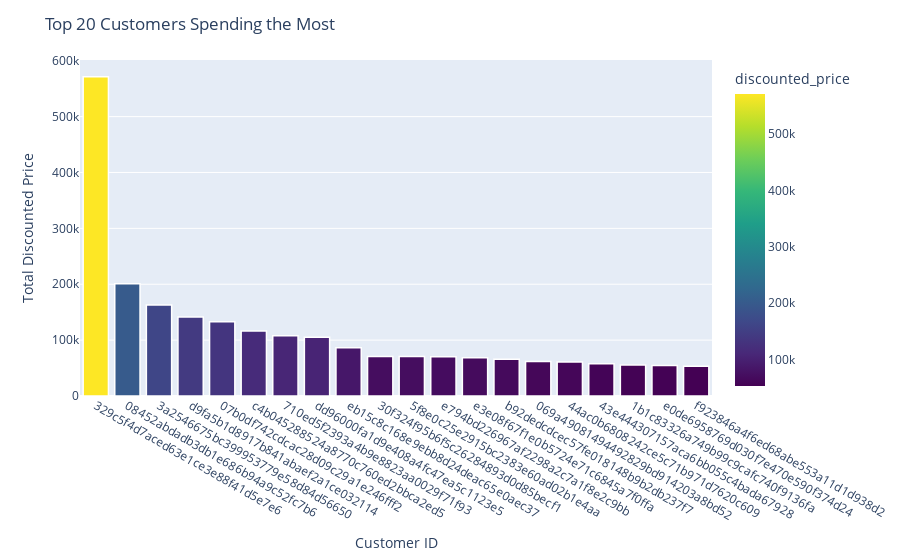

Notebook code for this chart:
### Code cell
fig = px.bar(
    df_customer[:20],
    x='uniq_id',
    y='discounted_price',
    color='discounted_price',
    color_continuous_scale='Viridis',  # You can choose a different color scale
)

# Update layout for better appearance
fig.update_layout(
    title='Top 20 Customers Spending the Most',
    xaxis_title='Customer ID',
    yaxis_title='Total Discounted Price',
    legend_title='Discounted Price',
    # template='plotly_dark',  # Use dark template
)

# Customize the bar appearance
fig.update_traces(
    marker_line_color='white',  # Add white borders for better separation
    marker_line_width=1.5,       # Adjust border width
    hovertemplate='%{y:.2f}',   # Display y-axis values with two decimal places in hover
)

# Show the plot
fig.show()

### Figure 1 — Plotly figure (JSON) as saved in the notebook; plotly's stock layout.template omitted (floating-point values rounded to 4 significant figures)
{"data": [{"alignmentgroup": "True", "hovertemplate": "%{y:.2f}", "legendgroup": "", "marker": {"color": [571230, 201000, 162825, 141375, 132990, 116292, 107750, 105300, 86500, 70785, 70785, 70200, 68400, 65900, 61800, 60840, 57500, 55575, 54795, 53300], "coloraxis": "coloraxis", "line": {"color": "white", "width": 1.5}, "pattern": {"shape": ""}}, "name": "", "offsetgroup": "", "orientation": "v", "showlegend": false, "textposition": "auto", "type": "bar", "x": ["329c5f4d7aced63e1ce3e88f41d5e7e6", "08452abdadb3db1e686b94a9c52fc7b6", "3a2546675bc399953779e58d84d56650", "d9fa5b1d8917b841abaef2a1ce032114", "07b0df742cdcac28d09c29a1e246fff2", "c4b045288524a8770c760ed2bbca2ed5", "710ed5f2393a4b9e8823aa0029f71f93", "dd96000fa1d9e408a4fc47ea5c1123e5", "eb15c8c168e9ebb8d24deac65e0aec37", "30f324f95b6f5c26284893d0d85becf1", "5f8e0c25e2915bc2383e60ad02b1e4aa", "e794bd226967af2298a2c7a1f8e2c9bb", "e3e08f67f1e0b5724e71c6845a7f0ffa", "b92dedcdcec57fe018148b9b2db237f7", "069a49081494492829bd914203a8bd52", "44ac0b6808242ce5c71b971d7620c609", "43e444307157aca6bb055c4bada67928", "1b1c83326a749b99c9cafc740f9136fa", "e0de6958769d030f7e470e590f374d24", "f923846a4f6ed68abe553a11d1d938d2"], "xaxis": "x", "y": [571230, 201000, 162825, 141375, 132990, 116292, 107750, 105300, 86500, 70785, 70785, 70200, 68400, 65900, 61800, 60840, 57500, 55575, 54795, 53300], "yaxis": "y"}], "layout": {"autosize": true, "barmode": "relative", "coloraxis": {"colorbar": {"title": {"text": "discounted_price"}}, "colorscale": [[0, "#440154"], [0.1111, "#482878"], [0.2222, "#3e4989"], [0.3333, "#31688e"], [0.4444, "#26828e"], [0.5556, "#1f9e89"], [0.6667, "#35b779"], [0.7778, "#6ece58"], [0.8889, "#b5de2b"], [1, "#fde725"]]}, "legend": {"title": {"text": "Discounted Price"}, "tracegroupgap": 0}, "margin": {"t": 60}, "title": {"text": "Top 20 Customers Spending the Most"}, "xaxis": {"anchor": "y", "autorange": true, "domain": [0, 1], "range": [-0.5, 19.5], "title": {"text": "Customer ID"}, "type": "category"}, "yaxis": {"anchor": "x", "autorange": true, "domain": [0, 1], "range": [0, 601300.0], "title": {"text": "Total Discounted Price"}, "type": "linear"}}}
